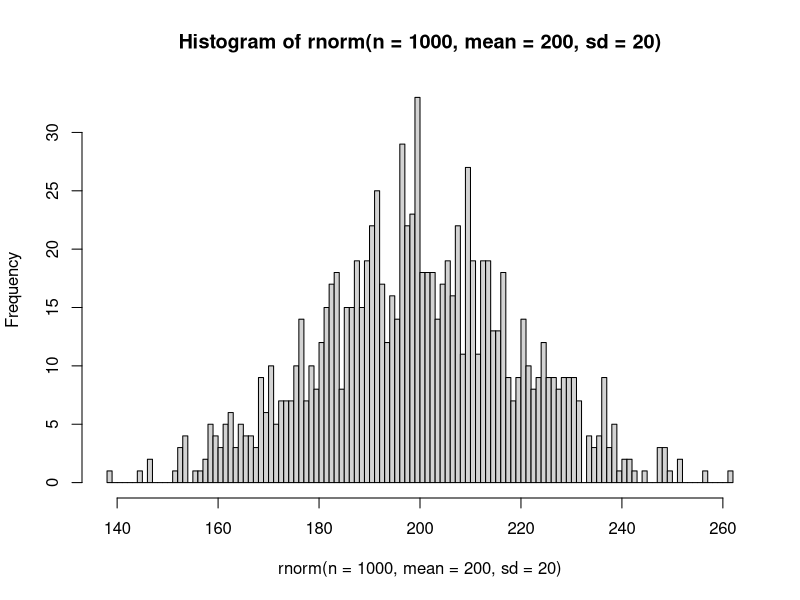
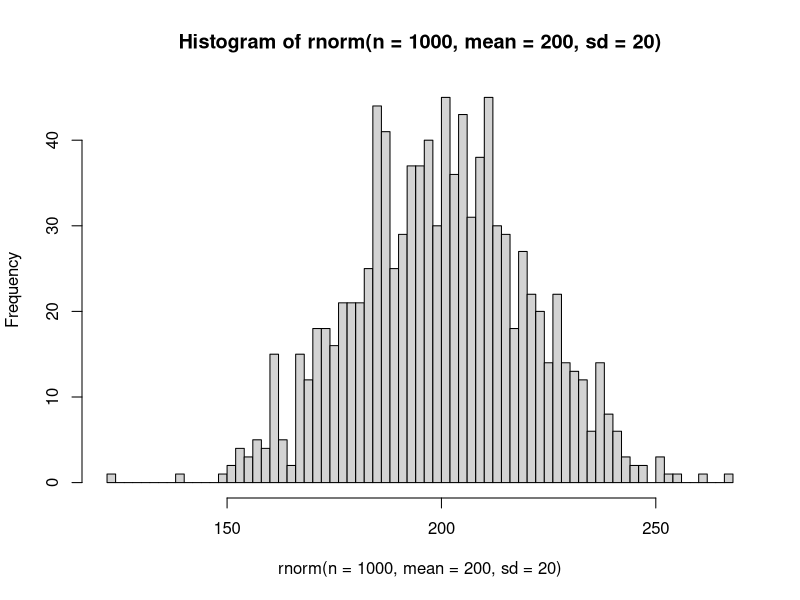

The R source for these figures, in order:
## ---- chunk 1
knitr::opts_chunk$set(echo = TRUE)
## ---- chunk 2
# install.packages("tidyverse", Ncpus = 4)
library(tidyverse)

install.packages("praise")
library(praise)
praise()
## ---- chunk 3
# typing a variable will print it out
mtcars

# first row, first column (just one element)
mtcars[1, 1]

# First row, all columns Note that this uses the row's name
mtcars["Mazda RX4", ]

# Everything
mtcars[, ]

# First column, all rows
mtcars[, 1]
mtcars$mpg
mtcars[, "mpg"]

# First ten rows, all columns
mtcars[1:10, ]
## ---- chunk 4
# A vector
my_vector <- c(1, 2, 3, 4, 5)

# First element
my_vector[1]
# First three elements
my_vector[1:3]

my_vector[c(TRUE, TRUE, FALSE, FALSE, TRUE)]
## ---- chunk 5
one_big_number <- c(1, 2, 4, 5, 10000000000)
big_mean <- mean(one_big_number)
big_mean

small_mean <- mean(c(2, 3, 4, 10))
small_mean
## ---- chunk 6
mean(c(1, 3, 4, NA, 34))
## ---- chunk 7
mean(c(1, 3, 4, NA, 34), na.rm = TRUE)
## ---- chunk 8
median(one_big_number)

mtcars <- mtcars
median(mtcars$mpg)
## ---- chunk 9
min(mtcars$mpg)

max(one_big_number)
## ---- chunk 10
sum(one_big_number)
sum(c(1, 1, 1, 1, 1, 1))
## ---- chunk 11
sd(one_big_number)
mpg_sd <- sd(mtcars$mpg)
mpg_sd
## ---- chunk 12
library(tidyverse)
mtcars <- mtcars

"bob" == "bob"
"bob" != "bob"

mtcars$mpg > 30

# We don't need to use the $ operator here like this: mtcars$mpg
filter(mtcars, mpg > 30)

# and
filter(mtcars, mpg > 30 & wt < 2)

# or
filter(mtcars, mpg > 30 | wt < 2)

filter(mtcars, carb == 2)
## ---- chunk 13
select(mtcars, mpg, disp)

head(select(mtcars, -mpg, -disp))

select(mtcars, -mpg, -disp) |>
  head()

select(mtcars, !mpg, !disp) |>
  head(., n = 4)

4 %>%
  head(mtcars, n = .)

select(mtcars, !mpg, !disp) %>%
  head(n = 4)

# Nested functions, the inner-most function is executed first
head(select(mtcars, mpg, disp))
## ---- chunk 14
hist(rnorm(n = 1000, mean = 200, sd = 20), n = 100)

rnorm(n = 1000, mean = 200, sd = 20) |>
  hist(n = 100)
## ---- chunk 15
aov(mpg ~ disp + wt, data = mtcars)

anova_summary <- summary(aov(mpg ~ disp + wt, data = mtcars))
anova_summary
## ---- chunk 16
table(
  c(
    "is red",
    "is blue",
    "is red",
    "is not red",
    "is not red",
    "is blue"
  ),
  c(
    "red",
    "blue",
    "red",
    "blue",
    "blue",
    "blue"
  )
)

select(mtcars, cyl, vs)

table(mtcars$cyl, mtcars$vs)
## ---- chunk 17

## ---- chunk 18

## ---- chunk 19

## ---- chunk 20

## ---- chunk 21

## ---- chunk 22
